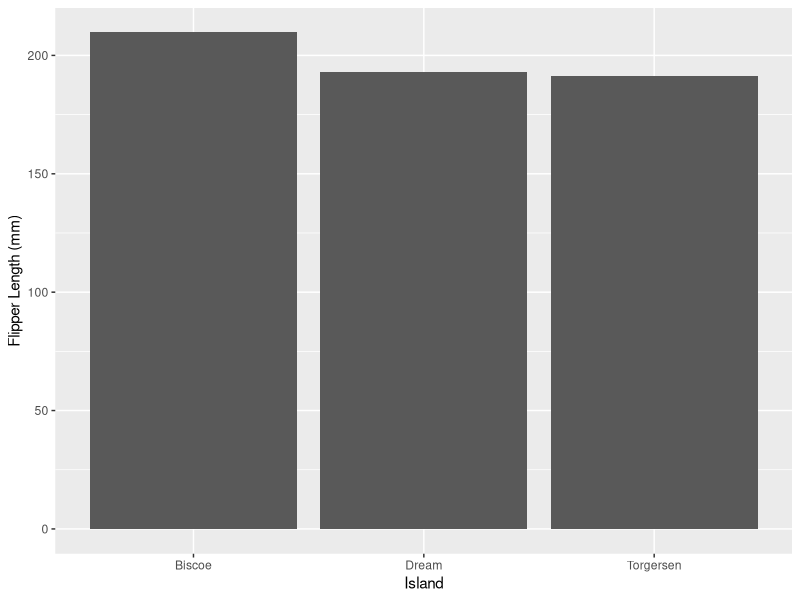
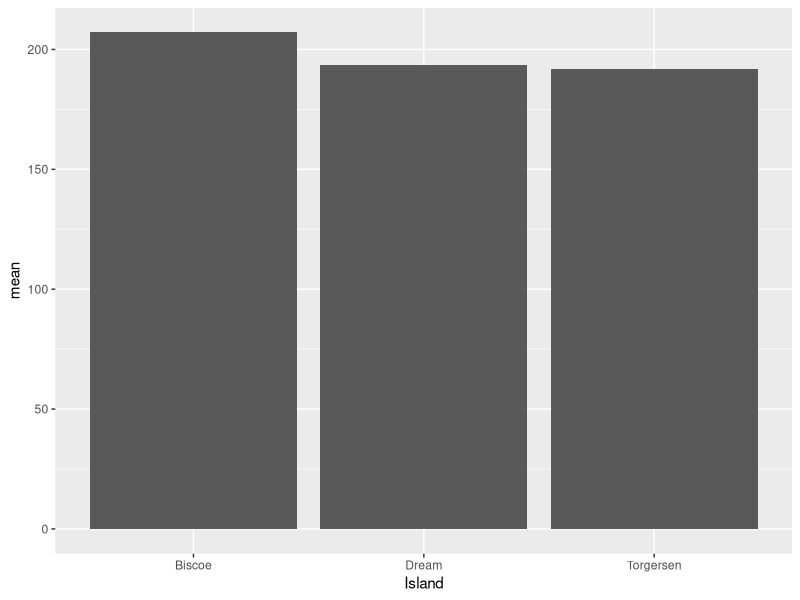
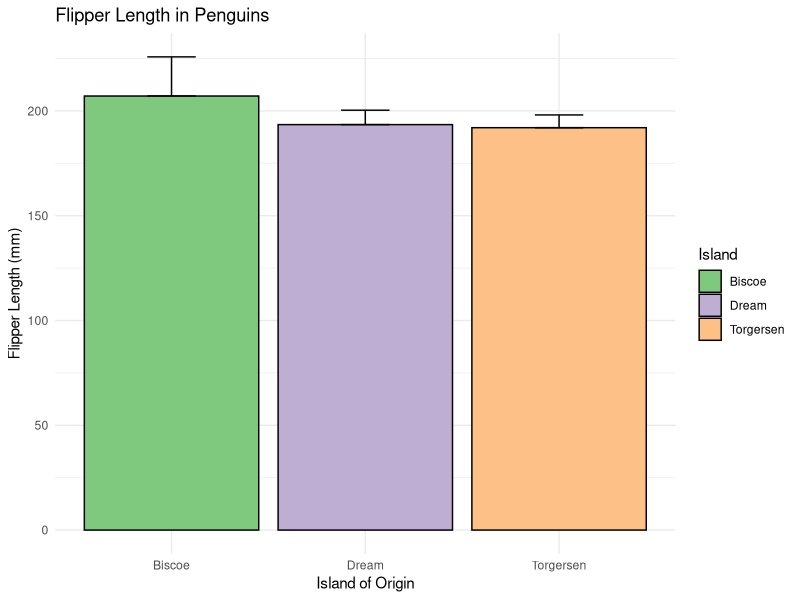

Write the R code that produced these figures, in order.
## ---- chunk 1
# to get your current wd 
getwd() 

# to set your wd
setwd("~/Desktop")
## ---- chunk 2
library(palmerpenguins)
    library(dplyr)
    library(ggplot2)

peng <- penguins_raw

ggplot(data = peng, aes(x = Island, y = `Flipper Length (mm)`)) +
      geom_bar(stat = "summary", fun = "mean")
## ---- chunk 3
pengstat <- peng %>% 
  na.omit() %>% 
  group_by(Island) %>% 
  summarise(mean = mean(`Flipper Length (mm)`),
            n = n(),
            sd = sd(`Flipper Length (mm)`),
            sem = sd/sqrt(n))

ggplot(data = pengstat, aes(x = Island, y = mean)) + 
  geom_bar(stat = "identity")
## ---- chunk 4
ggplot(data = pengstat, aes(x = Island, y = mean, fill = Island)) + 
  geom_bar(stat = "identity", colour = "black") + # color = outline here
  geom_errorbar(aes(ymin = mean, ymax = mean + sd, # Adding error bars
                    width = 0.25)) + 
  labs(x = "Island of Origin", y = "Flipper Length (mm)",
       title = "Flipper Length in Penguins") + 
  scale_fill_brewer(palette = "Accent") +
  theme_minimal()
